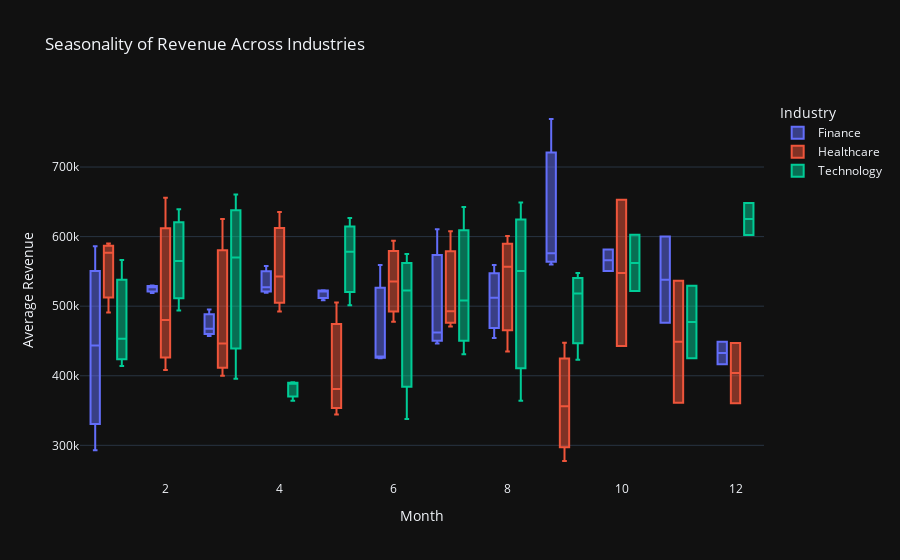

Source (notebook cell):
### Code cell
fig_seasonality = px.box(industry_monthly_revenue, x='Month', y='Revenue', color='Industry',
                         title='Seasonality of Revenue Across Industries',
                         labels={'Revenue': 'Average Revenue', 'Month': 'Month'},
                         template='plotly_dark')

fig_seasonality.show()

### Figure 1 — Plotly figure (JSON) as saved in the notebook; plotly's stock layout.template omitted (floating-point values rounded to 4 significant figures)
{"data": [{"alignmentgroup": "True", "hovertemplate": "Industry=Finance<br>Month=%{x}<br>Average Revenue=%{y}<extra></extra>", "legendgroup": "Finance", "marker": {"color": "#636efa"}, "name": "Finance", "notched": false, "offsetgroup": "Finance", "orientation": "v", "showlegend": true, "type": "box", "x": [1, 1, 1, 2, 2, 2, 3, 3, 3, 4, 4, 4, 5, 5, 5, 6, 6, 6, 7, 7, 7, 8, 8, 8, 9, 9, 9, 10, 10, 11, 11, 12, 12], "x0": " ", "xaxis": "x", "y": [443400.0, 586100.0, 293100.0, 529635, 518800.0, 527400.0, 495200.0, 457300.0, 467600.0, 557800.0, 527200.0, 519100.0, 521700.0, 522900.0, 508600.0, 427700.0, 425300.0, 559300.0, 610600.0, 446400.0, 462200.0, 512100.0, 559100.0, 454100.0, 576100.0, 559900.0, 769000.0, 550700.0, 581500.0, 600000.0, 476200.0, 448800.0, 416400.0], "y0": " ", "yaxis": "y"}, {"alignmentgroup": "True", "hovertemplate": "Industry=Healthcare<br>Month=%{x}<br>Average Revenue=%{y}<extra></extra>", "legendgroup": "Healthcare", "marker": {"color": "#EF553B"}, "name": "Healthcare", "notched": false, "offsetgroup": "Healthcare", "orientation": "v", "showlegend": true, "type": "box", "x": [1, 1, 1, 2, 2, 2, 3, 3, 3, 4, 4, 4, 5, 5, 5, 6, 6, 6, 7, 7, 7, 8, 8, 8, 9, 9, 9, 10, 10, 11, 11, 12, 12], "x0": " ", "xaxis": "x", "y": [590100.0, 490800.0, 576900.0, 408300.0, 655700.0, 480100.0, 446400.0, 625100.0, 400100.0, 635400.0, 542600.0, 492372, 505300.0, 381127, 344400.0, 594000.0, 477700.0, 535600.0, 607900.0, 492600.0, 470800.0, 435000.0, 556673, 600900.0, 277500.0, 356300.0, 447500.0, 442600.0, 653100.0, 536600.0, 361286, 360600.0, 447075], "y0": " ", "yaxis": "y"}, {"alignmentgroup": "True", "hovertemplate": "Industry=Technology<br>Month=%{x}<br>Average Revenue=%{y}<extra></extra>", "legendgroup": "Technology", "marker": {"color": "#00cc96"}, "name": "Technology", "notched": false, "offsetgroup": "Technology", "orientation": "v", "showlegend": true, "type": "box", "x": [1, 1, 1, 2, 2, 2, 3, 3, 3, 4, 4, 4, 5, 5, 5, 6, 6, 6, 7, 7, 7, 8, 8, 8, 9, 9, 9, 10, 10, 11, 11, 12, 12], "x0": " ", "xaxis": "x", "y": [414000.0, 566400.0, 453300.0, 493700.0, 565000.0, 639200.0, 395777, 569900.0, 660700.0, 390600.0, 364300.0, 388500.0, 501300.0, 626700.0, 578200.0, 575000.0, 522500.0, 337900.0, 431100.0, 642600.0, 508300.0, 649000.0, 364231, 550700.0, 518200.0, 547800.0, 423100.0, 521800.0, 602600.0, 529300.0, 425300.0, 602200.0, 648300.0], "y0": " ", "yaxis": "y"}], "layout": {"boxmode": "group", "legend": {"title": {"text": "Industry"}, "tracegroupgap": 0}, "title": {"text": "Seasonality of Revenue Across Industries"}, "xaxis": {"anchor": "y", "domain": [0, 1], "title": {"text": "Month"}}, "yaxis": {"anchor": "x", "domain": [0, 1], "title": {"text": "Average Revenue"}}}}
